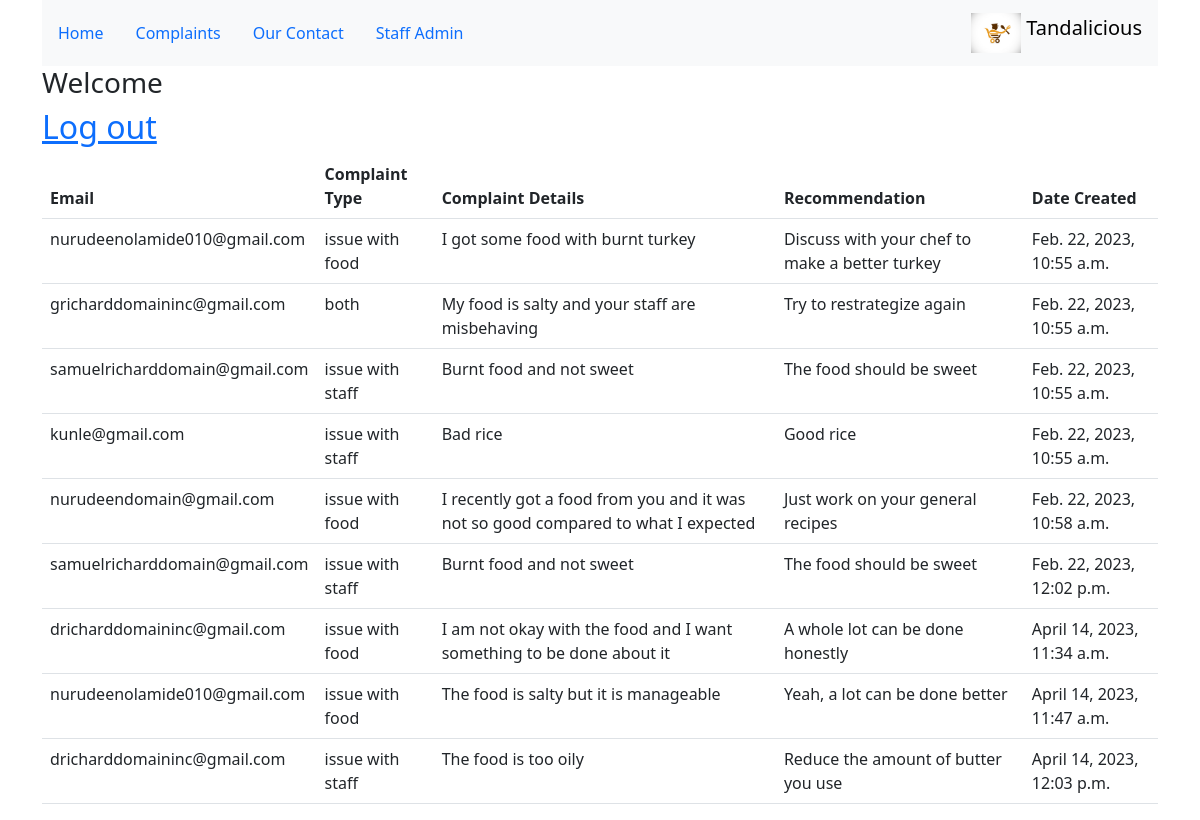
/staff/, run on an earlier commit of the app's database.
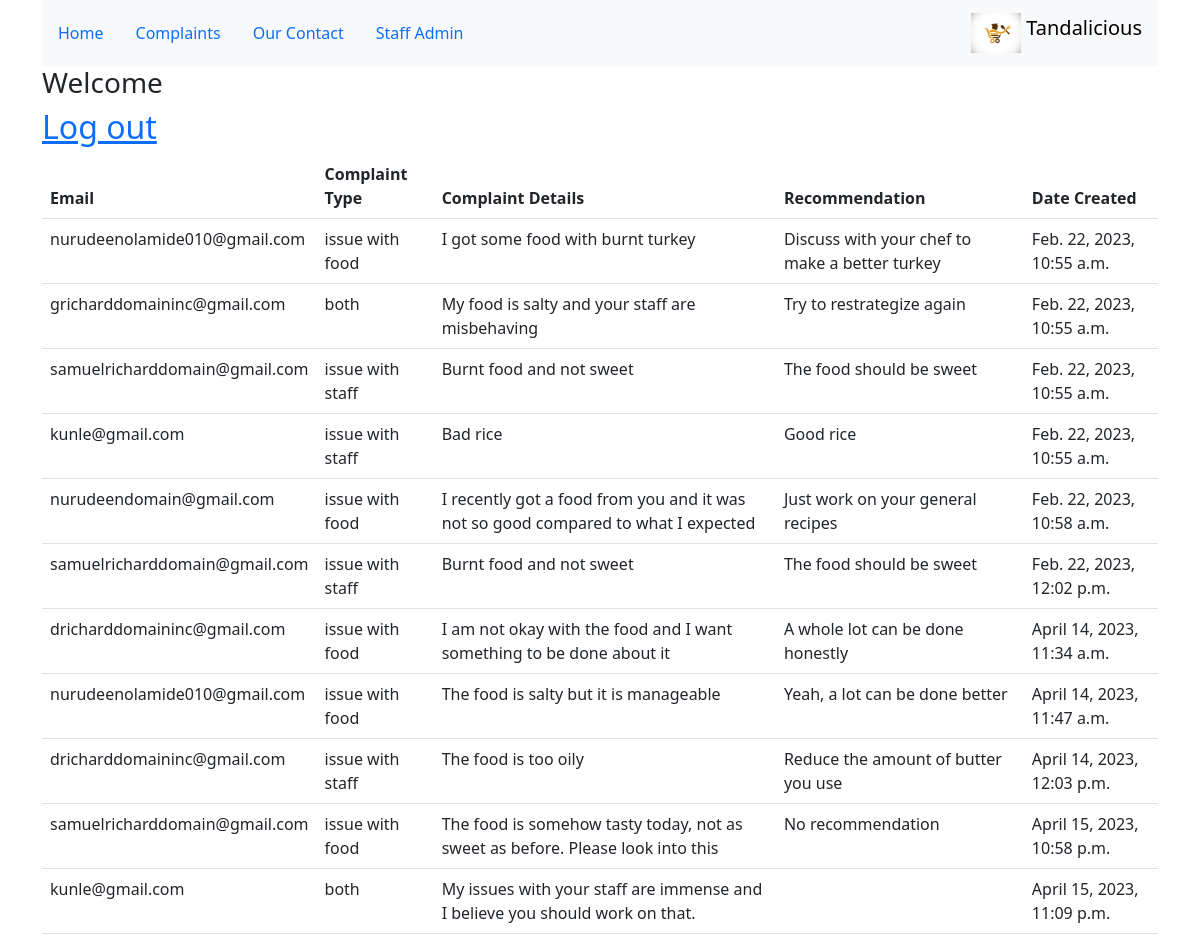
And on a later commit of the database.
### webpage/models.py (models this page shows, shortened)
class Tanda(models.Model):
    email = models.EmailField(max_length=40, blank=False)
    complaintType = models.CharField(max_length= 20, choices=Complaint_choices, default='issue with staff')
    complaintDetails = models.TextField(max_length=200, default='Write your complaints here')
    recommendation = models.TextField( max_length=200, blank=True)
    date_created = models.DateTimeField(auto_now_add=True)

### webpage/views.py (the view)
# urls.py: path('staff/', views.staff, name='staff'),
def staff(request):
    form = Tanda.objects.all
    redirect_field_name = 'login'
    return render(request, 'webpage/staff.html', context={'form': form})

### webpage/templates/webpage/staff.html (shortened to what this page needs)
{% extends 'webpage/main.html' %}
    {% block content %}
    <span>
        <h3>Welcome <strong>{{user.username}}</strong></h3>
        <a href="{% url 'logout' %}"><strong><h2>Log out</h2></strong></a>
    </span>
    <div>
        <div>
            <table class="table">
                <thead>
                  <tr>
                    <th scope="col">Email</th>
                    <th scope="col">Complaint Type</th>
                    <th scope="col">Complaint Details</th>
                    <th scope="col">Recommendation</th>
                    <th scope="col">Date Created</th>
                  </tr>
                </thead>
                {% for item in form %}
                <tbody>
                  <tr>
                    <td>{{item.email}}</td>
                    <td>{{item.complaintType}}</td>
                    <td>{{item.complaintDetails}}</td>
                    <td>{{item.recommendation}}</td>
                    <td>{{item.date_created}}</td>
                  </tr>
                </tbody>
                {% endfor %}
              </table>
        </div>
</div>
</div>
{% endblock %}

### webpage/templates/webpage/main.html (shortened to what this page needs)
{% load static %}
<!doctype html>
<html lang="en">
  <head>
    <link href="https://cdn.jsdelivr.net/npm/bootstrap@5.3.0-alpha1/dist/css/bootstrap.min.css" rel="stylesheet">
  </head>
  <body>
    <div class=" container-sm" >
        <nav class="navbar navbar-light bg-light">
          <ul class="nav justify-content-end">
            <li class="nav-item">
              <a class="nav-link active" aria-current="page" href="{% url 'home' %}">Home</a>
            </li>
            <li class="nav-item">
              <a class="nav-link" href="{% url 'complaint' %}">Complaints</a>
            </li>
            <li class="nav-item">
              <a class="nav-link" href="{% url 'contact' %}">Our Contact</a>
            </li>
            <li class="nav-item">
              <a class="nav-link" href="{% url 'login' %}">Staff Admin</a>
            </li>
        </ul>
          <a class="navbar-brand" href="#">
            <img src="{% static 'images/logo.jpg' %}" width="50" height="40" class="d-inline-block align-top" alt="">
            Tandalicious
          </a>
        </nav>
        {% block content %}
        {% endblock %}
  </body>
</html>

What changed in the data, as far as the page shows it:
added Tanda: email "samuelricharddomain@gmail.com", complaintType "issue with food", complaintDetails "The food is somehow tasty today, not as sweet as before. Please look into this", recommendation "No recommendation", date_created "April 15, 2023, 10:58 p.m."
added Tanda: email "kunle@gmail.com", complaintType "both", complaintDetails "My issues with your staff are immense and I believe you should work on that.", date_created "April 15, 2023, 11:09 p.m."
